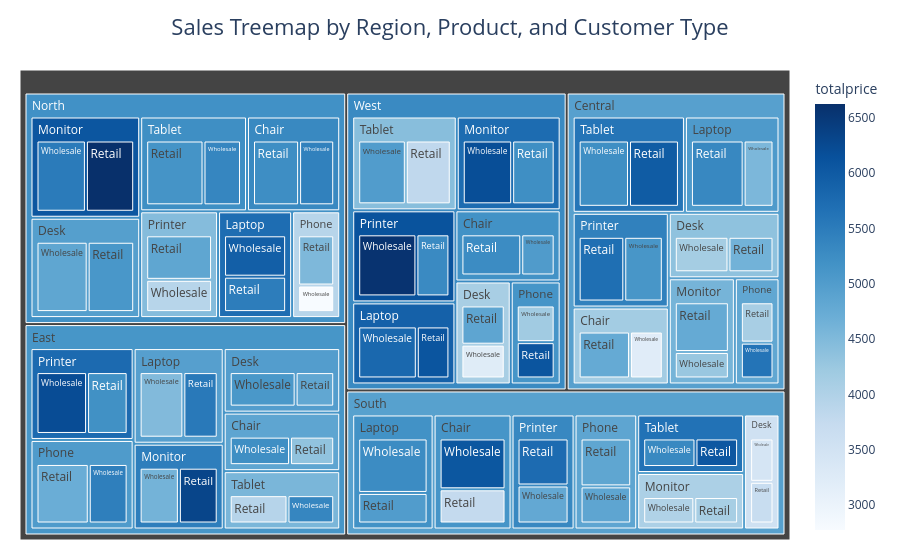

The notebook cell saved with this chart:
### Markdown cell above
## Hierarchical Sales Analysis

This section uses interactive Plotly charts to show sales contribution across multiple business levels.

### (i) Sales Treemap by Region, Product, and Customer Type

• ***Visualization Type:-*** Treemap (Plotly)  
• ***Purpose:-*** To visualize sales contribution hierarchically by region, product, and customer type.  
• ***Insight:-***  The treemap reveals that high-value sales clusters are concentrated in  products like laptops and tablets, especially within retail segments across North and Central regions.  
Wholesale dominates furniture categories such as chairs and desks, providing steady but lower-value contributions.  
Retail transactions drive sharper spikes in total price, highlighting their role in boosting regional performance.  
Overall, the visualization underscores a dual structure: retail fuels growth in technology products, while wholesale ensures stability in traditional categories.

### Code cell
# 17. Product, Region, and Customer Type - Plotly Treemap
fig = px.treemap(
    df,
    path=["region", "product", "customertype"],
    values="totalprice",
    color="totalprice",
    color_continuous_scale="Blues",
    title="Sales Treemap by Region, Product, and Customer Type"
)
fig.update_layout(
    title_x=0.5,
    title_font_size=22,
    paper_bgcolor="white",
    plot_bgcolor="white",
    margin=dict(t=70, l=20, r=20, b=20)
)
fig.show()

### Figure 1 — Plotly figure (JSON) as saved in the notebook; plotly's stock layout.template omitted (floating-point values rounded to 4 significant figures)
{"data": [{"branchvalues": "total", "customdata": [[4486.0], [4840.0], [4836.0], [3220.0], [4821.0], [4266.0], [3756.0], [6058.0], [4855.0], [4711.0], [4097.0], [5007.0], [5098.0], [5019.0], [5800.0], [4631.0], [4184.0], [4766.0], [5485.0], [5323.0], [6081.0], [4524.0], [5008.0], [5231.0], [5141.0], [3689.0], [6624.0], [5691.0], [5747.0], [5110.0], [6047.0], [5266.0], [3923.0], [6188.0], [4617.0], [5274.0], [3997.0], [4341.0], [6082.0], [4766.0], [5223.0], [3429.0], [5983.0], [4133.0], [5081.0], [5543.0], [5927.0], [4540.0], [5518.0], [5428.0], [6578.0], [6323.0], [6216.0], [4840.0], [5314.0], [5304.0], [5197.0], [5350.0], [2774.0], [5235.0], [4855.0], [4107.0], [5354.0], [4796.0], [3231.0], [3815.0], [5464.0], [5226.0], [3919.0], [5617.0], [4951.0], [4847.0], [4960.0], [4163.0], [4985.0], [4592.0], [5132.0], [4103.0], [5033.0], [4812.0], [4428.0], [5178.0], [5901.0], [4361.0], [5128.0], [5723.0], [5040.0], [3919.0], [5179.0], [5605.0], [5225.0], [3556.0], [6065.0], [5425.0], [5321.0], [5643.0], [4561.0], [5742.0], [5465.0], [4048.0], [4852.0], [5318.0], [6116.0], [5762.0], [4453.0], [5117.0], [4929.0], [5194.0], [4931.0], [5300.0]], "domain": {"x": [0, 1], "y": [0, 1]}, "hovertemplate": "labels=%{label}<br>totalprice_sum=%{value}<br>parent=%{parent}<br>id=%{id}<br>totalprice=%{color}<extra></extra>", "ids": ["East/Laptop/Wholesale", "South/Phone/Retail", "North/Desk/Wholesale", "Central/Chair/Wholesale", "East/Desk/Retail", "Central/Monitor/Wholesale", "South/Chair/Retail", "South/Chair/Wholesale", "West/Desk/Retail", "East/Phone/Retail", "Central/Phone/Retail", "West/Tablet/Wholesale", "North/Desk/Retail", "West/Chair/Wholesale", "West/Laptop/Wholesale", "Central/Desk/Retail", "West/Phone/Wholesale", "Central/Chair/Retail", "North/Laptop/Retail", "Central/Laptop/Retail", "West/Phone/Retail", "North/Phone/Retail", "South/Laptop/Retail", "Central/Tablet/Wholesale", "North/Tablet/Retail", "South/Desk/Retail", "North/Monitor/Retail", "Central/Printer/Retail", "South/Printer/Retail", "Central/Printer/Wholesale", "South/Tablet/Retail", "West/Chair/Retail", "East/Tablet/Retail", "West/Monitor/Wholesale", "East/Monitor/Wholesale", "South/Laptop/Wholesale", "South/Monitor/Wholesale", "East/Chair/Retail", "West/Laptop/Retail", "Central/Monitor/Retail", "West/Monitor/Retail", "South/Desk/Wholesale", "Central/Tablet/Retail", "Central/Desk/Wholesale", "East/Desk/Wholesale", "East/Laptop/Retail", "North/Laptop/Wholesale", "Central/Laptop/Wholesale", "North/Monitor/Wholesale", "North/Chair/Wholesale", "West/Printer/Wholesale", "East/Monitor/Retail", "East/Printer/Wholesale", "North/Printer/Retail", "South/Tablet/Wholesale", "West/Printer/Retail", "East/Printer/Retail", "East/Tablet/Wholesale", "North/Phone/Wholesale", "North/Chair/Retail", "South/Phone/Wholesale", "South/Monitor/Retail", "North/Tablet/Wholesale", "South/Printer/Wholesale", "West/Desk/Wholesale", "West/Tablet/Retail", "East/Phone/Wholesale", "East/Chair/Wholesale", "North/Printer/Wholesale", "Central/Phone/Wholesale", "East/Laptop", "South/Phone", "North/Desk", "Central/Chair", "East/Desk", "Central/Monitor", "South/Chair", "West/Desk", "East/Phone", "Central/Phone", "West/Tablet", "West/Chair", "West/Laptop", "Central/Desk", "West/Phone", "North/Laptop", "Central/Laptop", "North/Phone", "South/Laptop", "Central/Tablet", "North/Tablet", "South/Desk", "North/Monitor", "Central/Printer", "South/Printer", "South/Tablet", "East/Tablet", "West/Monitor", "East/Monitor", "South/Monitor", "East/Chair", "North/Chair", "West/Printer", "East/Printer", "North/Printer", "East", "South", "North", "Central", "West"], "labels": ["Wholesale", "Retail", "Wholesale", "Wholesale", "Retail", "Wholesale", "Retail", "Wholesale", "Retail", "Retail", "Retail", "Wholesale", "Retail", "Wholesale", "Wholesale", "Retail", "Wholesale", "Retail", "Retail", "Retail", "Retail", "Retail", "Retail", "Wholesale", "Retail", "Retail", "Retail", "Retail", "Retail", "Wholesale", "Retail", "Retail", "Retail", "Wholesale", "Wholesale", "Wholesale", "Wholesale", "Retail", "Retail", "Retail", "Retail", "Wholesale", "Retail", "Wholesale", "Wholesale", "Retail", "Wholesale", "Wholesale", "Wholesale", "Wholesale", "Wholesale", "Retail", "Wholesale", "Retail", "Wholesale", "Retail", "Retail", "Wholesale", "Wholesale", "Retail", "Wholesale", "Retail", "Wholesale", "Wholesale", "Wholesale", "Retail", "Wholesale", "Wholesale", "Wholesale", "Wholesale", "Laptop", "Phone", "Desk", "Chair", "Desk", "Monitor", "Chair", "Desk", "Phone", "Phone", "Tablet", "Chair", "Laptop", "Desk", "Phone", "Laptop", "Laptop", "Phone", "Laptop", "Tablet", "Tablet", "Desk", "Monitor", "Printer", "Printer", "Tablet", "Tablet", "Monitor", "Monitor", "Monitor", "Chair", "Chair", "Printer", "Printer", "Printer", "East", "South", "North", "Central", "West"], "marker": {"coloraxis": "coloraxis", "colors": [4486.0, 4840.0, 4836.0, 3220.0, 4821.0, 4266.0, 3756.0, 6058.0, 4855.0, 4711.0, 4097.0, 5007.0, 5098.0, 5019.0, 5800.0, 4631.0, 4184.0, 4766.0, 5485.0, 5323.0, 6081.0, 4524.0, 5008.0, 5231.0, 5141.0, 3689.0, 6624.0, 5691.0, 5747.0, 5110.0, 6047.0, 5266.0, 3923.0, 6188.0, 4617.0, 5274.0, 3997.0, 4341.0, 6082.0, 4766.0, 5223.0, 3429.0, 5983.0, 4133.0, 5081.0, 5543.0, 5927.0, 4540.0, 5518.0, 5428.0, 6578.0, 6323.0, 6216.0, 4840.0, 5314.0, 5304.0, 5197.0, 5350.0, 2774.0, 5235.0, 4855.0, 4107.0, 5354.0, 4796.0, 3231.0, 3815.0, 5464.0, 5226.0, 3919.0, 5617.0, 4951.0, 4847.0, 4960.0, 4163.0, 4985.0, 4592.0, 5132.0, 4103.0, 5033.0, 4812.0, 4428.0, 5178.0, 5901.0, 4361.0, 5128.0, 5723.0, 5040.0, 3919.0, 5179.0, 5605.0, 5225.0, 3556.0, 6065.0, 5425.0, 5321.0, 5643.0, 4561.0, 5742.0, 5465.0, 4048.0, 4852.0, 5318.0, 6116.0, 5762.0, 4453.0, 5117.0, 4929.0, 5194.0, 4931.0, 5300.0]}, "name": "", "parents": ["East/Laptop", "South/Phone", "North/Desk", "Central/Chair", "East/Desk", "Central/Monitor", "South/Chair", "South/Chair", "West/Desk", "East/Phone", "Central/Phone", "West/Tablet", "North/Desk", "West/Chair", "West/Laptop", "Central/Desk", "West/Phone", "Central/Chair", "North/Laptop", "Central/Laptop", "West/Phone", "North/Phone", "South/Laptop", "Central/Tablet", "North/Tablet", "South/Desk", "North/Monitor", "Central/Printer", "South/Printer", "Central/Printer", "South/Tablet", "West/Chair", "East/Tablet", "West/Monitor", "East/Monitor", "South/Laptop", "South/Monitor", "East/Chair", "West/Laptop", "Central/Monitor", "West/Monitor", "South/Desk", "Central/Tablet", "Central/Desk", "East/Desk", "East/Laptop", "North/Laptop", "Central/Laptop", "North/Monitor", "North/Chair", "West/Printer", "East/Monitor", "East/Printer", "North/Printer", "South/Tablet", "West/Printer", "East/Printer", "East/Tablet", "North/Phone", "North/Chair", "South/Phone", "South/Monitor", "North/Tablet", "South/Printer", "West/Desk", "West/Tablet", "East/Phone", "East/Chair", "North/Printer", "Central/Phone", "East", "South", "North", "Central", "East", "Central", "South", "West", "East", "Central", "West", "West", "West", "Central", "West", "North", "Central", "North", "South", "Central", "North", "South", "North", "Central", "South", "South", "East", "West", "East", "South", "East", "North", "West", "East", "North", "", "", "", "", ""], "type": "treemap", "values": [75850.0, 68330.0, 89360.0, 44100.0, 43650.0, 37250.0, 60700.0, 90280.0, 46800.0, 83270.0, 38380.0, 77090.0, 81280.0, 40980.0, 83130.0, 50530.0, 39500.0, 68930.0, 56530.0, 88850.0, 39090.0, 52050.0, 56670.0, 82960.0, 94910.0, 33610.0, 85120.0, 75450.0, 67520.0, 63730.0, 47360.0, 73410.0, 59140.0, 80050.0, 61110.0, 101000.0, 54750.0, 45320.0, 46260.0, 69980.0, 68880.0, 34960.0, 82350.0, 60210.0, 74600.0, 59610.0, 66110.0, 50370.0, 87100.0, 59230.0, 92660.0, 60430.0, 82690.0, 74730.0, 58060.0, 52570.0, 66330.0, 47770.0, 27530.0, 77760.0, 52990.0, 46940.0, 62110.0, 54570.0, 40270.0, 72780.0, 61960.0, 61890.0, 54150.0, 34060.0, 135500.0, 121300.0, 170600.0, 113000.0, 118300.0, 107200.0, 151000.0, 87060.0, 145200.0, 72440.0, 149900.0, 114400.0, 129400.0, 110700.0, 78590.0, 122600.0, 139200.0, 79580.0, 157700.0, 165300.0, 157000.0, 68570.0, 172200.0, 139200.0, 122100.0, 105400.0, 106900.0, 148900.0, 121500.0, 101700.0, 107200.0, 137000.0, 145200.0, 149000.0, 128900.0, 883600.0, 827800.0, 968000.0, 847200.0, 853500.0]}], "layout": {"coloraxis": {"colorbar": {"title": {"text": "totalprice"}}, "colorscale": [[0, "rgb(247,251,255)"], [0.125, "rgb(222,235,247)"], [0.25, "rgb(198,219,239)"], [0.375, "rgb(158,202,225)"], [0.5, "rgb(107,174,214)"], [0.625, "rgb(66,146,198)"], [0.75, "rgb(33,113,181)"], [0.875, "rgb(8,81,156)"], [1, "rgb(8,48,107)"]]}, "legend": {"tracegroupgap": 0}, "margin": {"b": 20, "l": 20, "r": 20, "t": 70}, "paper_bgcolor": "white", "plot_bgcolor": "white", "title": {"font": {"size": 22}, "text": "Sales Treemap by Region, Product, and Customer Type", "x": 0.5}}}
